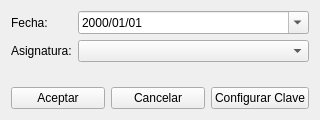
<?xml version="1.0" encoding="UTF-8"?>
<ui version="4.0">
 <class>Form</class>
 <widget class="QWidget" name="Form">
  <property name="geometry">
   <rect>
    <x>0</x>
    <y>0</y>
    <width>320</width>
    <height>120</height>
   </rect>
  </property>
  <property name="minimumSize">
   <size>
    <width>320</width>
    <height>120</height>
   </size>
  </property>
  <property name="windowTitle">
   <string>Form</string>
  </property>
  <layout class="QVBoxLayout" name="verticalLayout">
   <item>
    <layout class="QFormLayout" name="formLayout_2">
     <item row="0" column="0">
      <widget class="QLabel" name="label">
       <property name="text">
        <string>Fecha:</string>
       </property>
      </widget>
     </item>
     <item row="0" column="1">
      <widget class="QDateEdit" name="fecha_selec">
       <property name="displayFormat">
        <string>yyyy/MM/dd</string>
       </property>
       <property name="calendarPopup">
        <bool>true</bool>
       </property>
      </widget>
     </item>
     <item row="1" column="0">
      <widget class="QLabel" name="label_2">
       <property name="text">
        <string>Asignatura:</string>
       </property>
      </widget>
     </item>
     <item row="1" column="1">
      <widget class="QComboBox" name="asignatura_selec"/>
     </item>
    </layout>
   </item>
   <item>
    <layout class="QHBoxLayout" name="horizontalLayout_3">
     <item>
      <widget class="QPushButton" name="aceptar_btn">
       <property name="text">
        <string>Aceptar</string>
       </property>
      </widget>
     </item>
     <item>
      <widget class="QPushButton" name="cancelar_btn">
       <property name="text">
        <string>Cancelar</string>
       </property>
      </widget>
     </item>
     <item>
      <widget class="QPushButton" name="clave_btn">
       <property name="text">
        <string>Configurar Clave</string>
       </property>
      </widget>
     </item>
    </layout>
   </item>
  </layout>
 </widget>
 <resources/>
 <connections/>
</ui>
